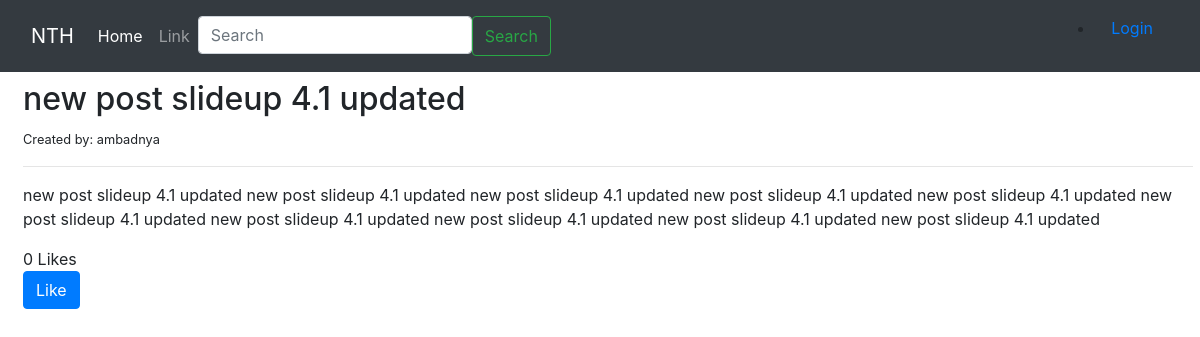
/post_detail/38/new-post-slideup-41-updated, run on the app's committed database.
### nthsocialmediaapp/models.py (models this page shows, shortened)
class Post(models.Model):
    title = models.CharField(max_length=100)
    slug = models.SlugField(max_length=100)
    author = models.ForeignKey(User, related_name='posts', on_delete=models.CASCADE)
    body = models.TextField()
    created = models.DateTimeField(auto_now_add=True)
    modified = models.DateTimeField(auto_now=True)
    likes = models.ManyToManyField(User, related_name = 'likes', blank = True)
    def total_likes(self):
        return self.likes.count()

### nthsocialmediaapp/views.py (the view)
# urls.py: path('post_detail/<id>/<slug>', views.post_detail, name='post_detail'),
def post_detail(request,id,slug):
    post = Post.objects.get(id=id)
    is_liked = False
    if post.likes.filter(id=request.user.id).exists():
        is_liked = True
    return render(request,'post_detail.html',{'post':post,'is_liked':is_liked,'total_likes':post.total_likes()})

### templates/post_detail.html (shortened to what this page needs)
{% extends 'base.html' %}
{% block content %}
        <h2>{{ post.title }}</h2>
        <small>Created by: {{ post.author }} </small><br>
        <hr/>
        <p>{{ post.body }}</p>
        {{ total_likes }} Like{{ total_likes|pluralize }}
        <form action="{% url 'like_post' %}" method="POST">
            {% if is_liked %}
            <button type="submit" name="post_id" value={{ post.id }} class="btn btn-danger">Dislike</button>
            {% else %}
            <button type="submit" name="post_id" value={{ post.id }} class="btn btn-primary">Like</button>
            {% endif %}
        </form>
        </div>
{% endblock %}

### data on the page
Post: title "new post slideup 4.1 updated", author "ambadnya", body "new post slideup 4.1 updated new post slideup 4.1 updated new post slideup 4.1 updated new post slideup 4.1 updated new post slideup 4.1 updated new post slideup 4.1 updated new post slideup 4.1 updated new post slideup 4.1 updated new post slideup 4.1 updated new post slideup 4.1 updated"

### other printed values
{{ total_likes }} "0"
